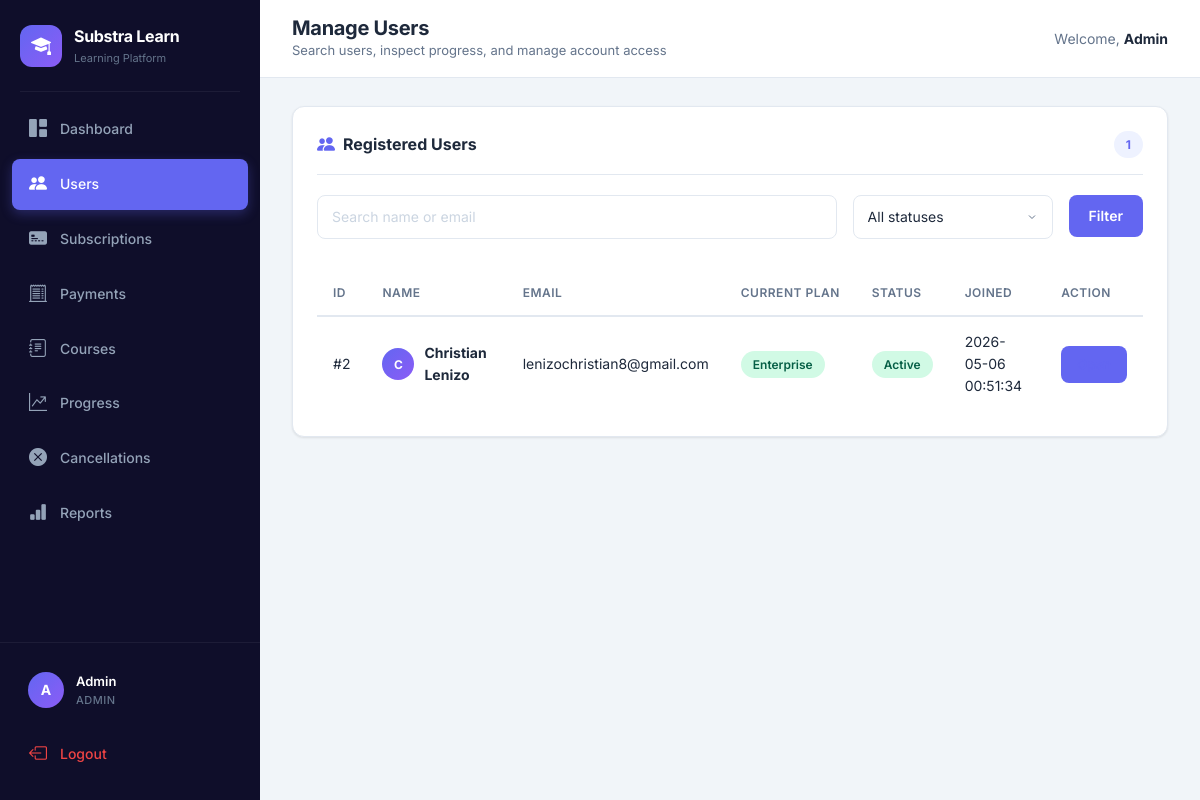
/admin/users (signed in), run on an earlier commit of the app's database.
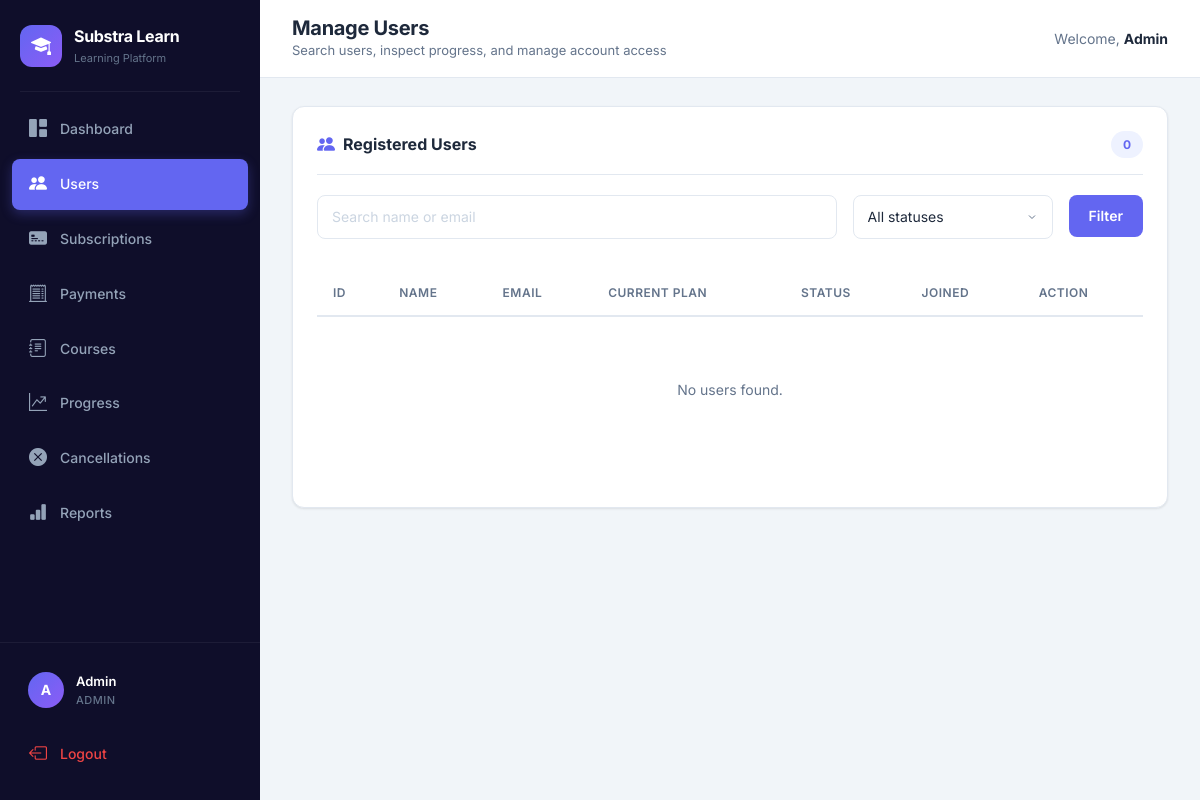
And on a later commit of the database.
### tables this page shows
CREATE TABLE users (
    id INTEGER PRIMARY KEY AUTOINCREMENT,
    name TEXT NOT NULL,
    email TEXT UNIQUE NOT NULL,
    password TEXT NOT NULL,
    role TEXT DEFAULT 'user',
    status TEXT DEFAULT 'active',
    created_at TEXT DEFAULT (datetime('now'))
);

### app.py (the view)
@app.route("/admin/users")
@admin_required
def admin_users():
    q = request.args.get("q", "").strip()
    status = request.args.get("status", "")
    conn = get_db()
    sql = """
        SELECT u.*,
               (SELECT COUNT(*) FROM subscriptions WHERE user_id=u.id AND status='active') as active_subs,
               (SELECT p.name FROM subscriptions s JOIN plans p ON s.plan_id=p.id WHERE s.user_id=u.id AND s.status='active' ORDER BY s.id DESC LIMIT 1) as current_plan
        FROM users u
        WHERE u.role='user'
    """
    params = []
    if q:
        sql += " AND (u.name LIKE ? OR u.email LIKE ?)"
        params.extend([f"%{q}%", f"%{q}%"])
    if status:
        sql += " AND u.status=?"
        params.append(status)
    sql += " ORDER BY u.id DESC"
    users = conn.execute(sql, params).fetchall()
    conn.close()
    return render_template("admin_users.html", users=users, q=q, status=status)

### app.py (called while the page is built, shortened)
def get_db():
    db_path = os.getenv("DATABASE_PATH", "database.db")
    conn = sqlite3.connect(db_path, timeout=10)
    conn.row_factory = sqlite3.Row
    conn.execute("PRAGMA journal_mode=WAL")
    conn.execute("PRAGMA busy_timeout=10000")
    return conn

@app.context_processor
def inject_helpers():
    def csrf_field():
        return Markup(f'<input type="hidden" name="csrf_token" value="{escape(get_csrf_token())}">')
    return {"csrf_token": get_csrf_token, "csrf_field": csrf_field}

@app.before_request
def protect_posts():
    if request.method != "POST":
        return

def admin_required(func):
    @wraps(func)
    def wrapper(*args, **kwargs):
        if "user_id" not in session or session.get("role") != "admin":
            flash("Access denied", "danger")
            return redirect("/login")
        return func(*args, **kwargs)
    return wrapper

### templates/admin_users.html
{% extends "base.html" %}
{% block page_title %}Manage Users{% endblock %}
{% block page_subtitle %}Search users, inspect progress, and manage account access{% endblock %}
{% block content %}
<div class="content-card"><div class="card-header-custom"><h2 class="card-title"><i class="bi bi-people-fill"></i> Registered Users</h2><span class="badge-count">{{ users|length }}</span></div>
<form method="GET" class="form-row" style="margin-bottom:16px;"><div class="form-group"><input name="q" value="{{ q }}" class="form-input" placeholder="Search name or email"></div><div class="form-group" style="max-width:200px;"><select name="status" class="form-input"><option value="">All statuses</option><option value="active" {% if status=='active' %}selected{% endif %}>Active</option><option value="disabled" {% if status=='disabled' %}selected{% endif %}>Disabled</option></select></div><button class="btn-custom btn-primary-custom" style="height:42px;">Filter</button></form>
<div class="table-wrapper"><table class="table-custom"><thead><tr><th>ID</th><th>Name</th><th>Email</th><th>Current Plan</th><th>Status</th><th>Joined</th><th>Action</th></tr></thead><tbody>{% for u in users %}<tr><td>#{{ u['id'] }}</td><td><div class="user-cell"><div class="user-avatar-sm">{{ u['name'][0]|upper }}</div><strong>{{ u['name'] }}</strong></div></td><td>{{ u['email'] }}</td><td>{% if u['current_plan'] %}<span class="badge-status badge-active">{{ u['current_plan'] }}</span>{% else %}<span class="text-muted-custom">No plan</span>{% endif %}</td><td><span class="badge-status {{ 'badge-active' if u['status']=='active' else 'badge-expired' }}">{{ u['status']|title }}</span></td><td>{{ u['created_at'] or '—' }}</td><td><a class="btn-custom btn-primary-custom btn-sm" href="/admin/user/{{ u['id'] }}">Open</a></td></tr>{% else %}<tr><td colspan="7"><div class="empty-state"><p>No users found.</p></div></td></tr>{% endfor %}</tbody></table></div></div>
{% endblock %}

What changed in the data, as far as the page shows it:
removed users: id "2", name "C", name "Christian Lenizo", email "lenizochristian8@gmail.com", current_plan "Enterprise", status "Active", created_at "2026-05-06 00:51:34"
Also different on the page:
{{ users|length }}: "1" → "0"
text now shown: "No users found."
